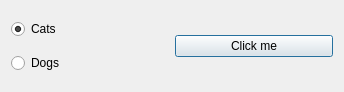
<?xml version="1.0" encoding="UTF-8"?>
<ui version="4.0">
 <class>Dialog</class>
 <widget class="QDialog" name="Dialog">
  <property name="geometry">
   <rect>
    <x>0</x>
    <y>0</y>
    <width>344</width>
    <height>92</height>
   </rect>
  </property>
  <property name="windowTitle">
   <string>Dialog</string>
  </property>
  <layout class="QHBoxLayout" name="horizontalLayout">
   <item>
    <layout class="QVBoxLayout" name="verticalLayout">
     <item>
      <widget class="QRadioButton" name="radioButton1">
       <property name="text">
        <string>Cats</string>
       </property>
       <property name="checked">
        <bool>true</bool>
       </property>
      </widget>
     </item>
     <item>
      <widget class="QRadioButton" name="radioButton2">
       <property name="text">
        <string>Dogs</string>
       </property>
      </widget>
     </item>
    </layout>
   </item>
   <item>
    <widget class="QPushButton" name="pushButton">
     <property name="text">
      <string>Click me</string>
     </property>
    </widget>
   </item>
  </layout>
 </widget>
 <layoutdefault spacing="6" margin="11"/>
 <resources/>
 <connections/>
</ui>
